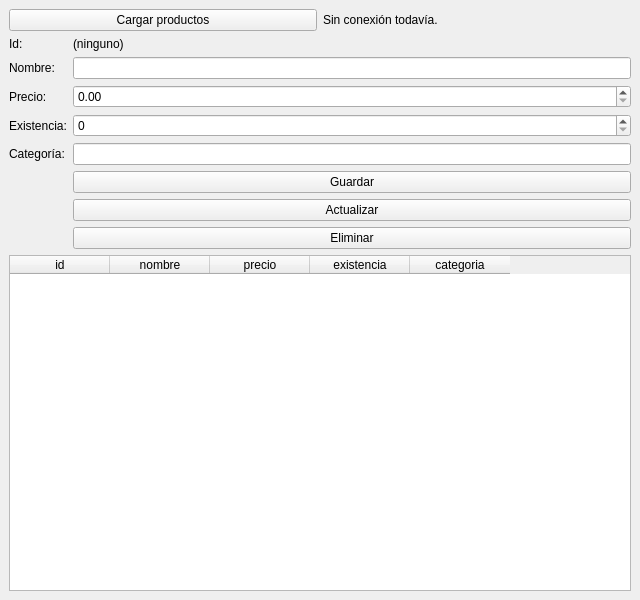
<?xml version="1.0" encoding="UTF-8"?>
<ui version="4.0">
 <class>MainWindow</class>
 <widget class="QMainWindow" name="MainWindow">
  <property name="geometry">
   <rect>
    <x>0</x>
    <y>0</y>
    <width>640</width>
    <height>600</height>
   </rect>
  </property>
  <property name="windowTitle">
   <string>Inventario</string>
  </property>
  <widget class="QWidget" name="centralwidget">
   <layout class="QVBoxLayout" name="verticalLayout">
    <item>
     <layout class="QHBoxLayout" name="horizontalLayout">
      <item>
       <widget class="QPushButton" name="botonCargar">
        <property name="text">
         <string>Cargar productos</string>
        </property>
       </widget>
      </item>
      <item>
       <widget class="QLabel" name="etiquetaEstado">
        <property name="text">
         <string>Sin conexión todavía.</string>
        </property>
       </widget>
      </item>
     </layout>
    </item>
    <item>
     <layout class="QFormLayout" name="formLayout">
      <item row="0" column="0">
       <widget class="QLabel" name="etiquetaId">
        <property name="text">
         <string>Id:</string>
        </property>
       </widget>
      </item>
      <item row="0" column="1">
       <widget class="QLabel" name="etiquetaIdValor">
        <property name="text">
         <string>(ninguno)</string>
        </property>
       </widget>
      </item>
      <item row="1" column="0">
       <widget class="QLabel" name="etiquetaNombre">
        <property name="text">
         <string>Nombre:</string>
        </property>
       </widget>
      </item>
      <item row="1" column="1">
       <widget class="QLineEdit" name="entradaNombre"/>
      </item>
      <item row="2" column="0">
       <widget class="QLabel" name="etiquetaPrecio">
        <property name="text">
         <string>Precio:</string>
        </property>
       </widget>
      </item>
      <item row="2" column="1">
       <widget class="QDoubleSpinBox" name="spinPrecio">
        <property name="maximum">
         <double>100000.000000000000000</double>
        </property>
       </widget>
      </item>
      <item row="3" column="0">
       <widget class="QLabel" name="etiquetaExistencia">
        <property name="text">
         <string>Existencia:</string>
        </property>
       </widget>
      </item>
      <item row="3" column="1">
       <widget class="QSpinBox" name="spinExistencia">
        <property name="maximum">
         <number>100000</number>
        </property>
       </widget>
      </item>
      <item row="4" column="0">
       <widget class="QLabel" name="etiquetaCategoria">
        <property name="text">
         <string>Categoría:</string>
        </property>
       </widget>
      </item>
      <item row="4" column="1">
       <widget class="QLineEdit" name="entradaCategoria"/>
      </item>
      <item row="5" column="1">
       <widget class="QPushButton" name="botonGuardar">
        <property name="text">
         <string>Guardar</string>
        </property>
       </widget>
      </item>
      <item row="6" column="1">
       <widget class="QPushButton" name="botonActualizar">
        <property name="text">
         <string>Actualizar</string>
        </property>
       </widget>
      </item>
      <item row="7" column="1">
       <widget class="QPushButton" name="botonEliminar">
        <property name="text">
         <string>Eliminar</string>
        </property>
       </widget>
      </item>
     </layout>
    </item>
    <item>
     <widget class="QTableWidget" name="tablaProductos">
      <column>
       <property name="text">
        <string>id</string>
       </property>
      </column>
      <column>
       <property name="text">
        <string>nombre</string>
       </property>
      </column>
      <column>
       <property name="text">
        <string>precio</string>
       </property>
      </column>
      <column>
       <property name="text">
        <string>existencia</string>
       </property>
      </column>
      <column>
       <property name="text">
        <string>categoria</string>
       </property>
      </column>
     </widget>
    </item>
   </layout>
  </widget>
 </widget>
 <resources/>
 <connections/>
</ui>
